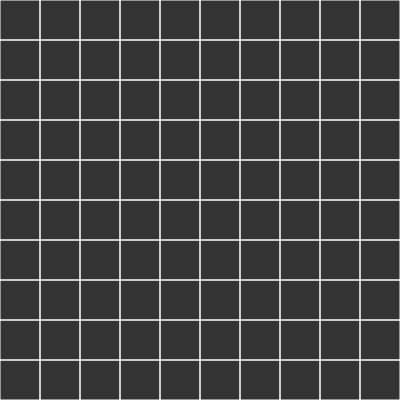
Frame 1 (no input)
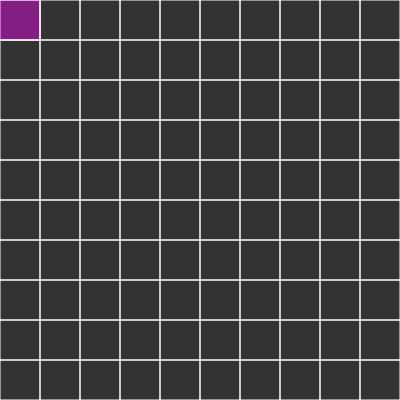
Frame 60 (no input)
Frame 120 (the mouse pressed at the canvas centre since frame 60): identical to frame 60, image omitted

The p5.js sketch that drew these frames (run headless with seeded random() and noise() and a simulated clock; from frame 60 on, the mouse is pressed at the canvas centre):

// p5.js sketch
// ── sketch.js
// Algorithms used:
// Recursive backtracker
// Depth-first search

var cols, rows;
var w = 40;
var grid = [];
// current cell being visited
var current;

function setup() {
  createCanvas(400, 400);
  cols = floor(width / w);
  rows = floor(height / w);

  for (var j = 0; j < rows; j++) {
    for (var i = 0; i < cols; i++) {
      var cell = new Cell(i, j);
      grid.push(cell);
    }
  }
  current = grid[0];
}

function draw() {
  background(51);
  for (var i = 0; i < grid.length; i++) {
    grid[i].show();
  }
  current.visited = true;
}

function Cell(i, j) {
  // column number
  this.i = i;

  // row number
  this.j = j;

  // [top, right, buttom, left]
  this.walls = [true, true, true, true];
  this.visited = false;

  this.show = function () {
    var x = this.i * w;
    var y = this.j * w;
    stroke(255);
    /*
    Top left corner: (x, y)
    Top right corner: (x+w, y)
    Bottom left corner (x, y+w)
    Bottom right corner (x+w, y+w)
    */
    if (this.walls[0]) {
      line(x, y, x + w, y);
    }

    if (this.walls[1]) {
      line(x + w, y, x + w, y + w);
    }

    if (this.walls[2]) {
      line(x + w, y + w, x, y + w);
    }

    if (this.walls[3]) {
      line(x, y + w, x, y);
    }

    if (this.visited) {
      fill(255, 0, 255, 100);
      rect(x, y, w, w);
    }
  };
}

// ── cell.js
function Cell(i, j) {
  // column number
  this.i = i;

  // row number
  this.j = j;

  // [top, right, buttom, left]
  this.walls = [true, true, true, true];
  this.visited = false;

  this.checkNeighbors = function () {
    var neighbors = [];

    var top = grid[index(i, j - 1)];
    var right = grid[index(i + 1, j)];
    var bottom = grid[index(i, j + 1)];
    var left = grid[index(i - 1, j)];

    if (top && !top.visited) {
      neighbors.push(top);
    }

    if (right && !right.visited) {
      neighbors.push(right);
    }

    if (bottom && !bottom.visited) {
      neighbors.push(bottom);
    }

    if (left && !left.visited) {
      neighbors.push(left);
    }

    if (neighbors.length > 0) {
      var r = floor(random(0, neighbors.length));
      return neighbors[r];
    } else {
      return undefined;
    }
  };

  this.highlight = function () {
    var x = this.i * w;
    var y = this.j * w;
    noStroke();
    fill(0, 0, 255, 100);
    rect(x, y, w, w);
  };

  this.show = function () {
    var x = this.i * w;
    var y = this.j * w;
    stroke(255);
    /*
    Top left corner: (x, y)
    Top right corner: (x+w, y)
    Bottom left corner (x, y+w)
    Bottom right corner (x+w, y+w)
    */
    if (this.walls[0]) {
      line(x, y, x + w, y);
    }

    if (this.walls[1]) {
      line(x + w, y, x + w, y + w);
    }

    if (this.walls[2]) {
      line(x + w, y + w, x, y + w);
    }

    if (this.walls[3]) {
      line(x, y + w, x, y);
    }

    if (this.visited) {
      noStroke();
      fill(255, 0, 255, 100);
      rect(x, y, w, w);
    }
  };
}
